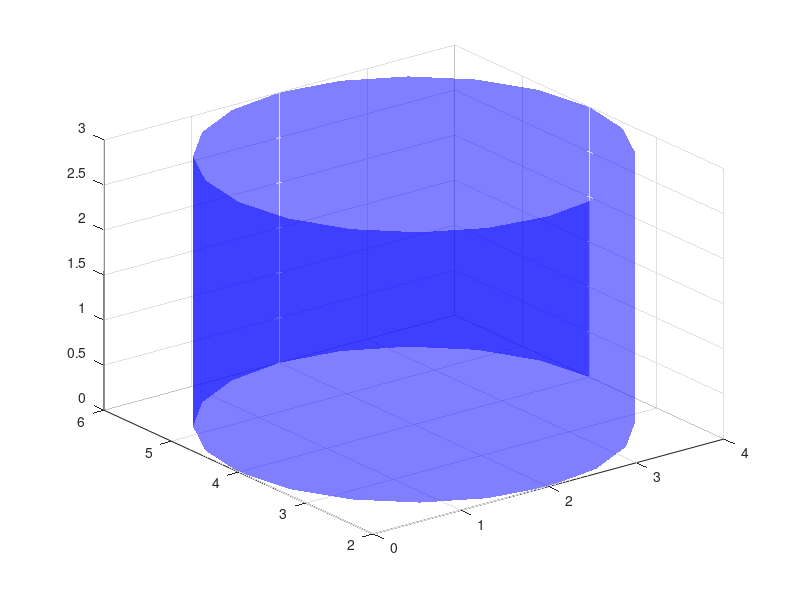

The MATLAB script that drew this image:
clc

r = 2;
h = 3;
x = 2;
y = 4;

[X, Y, Z] = cylinder([2, r]);
surf(X + x, Y + y, Z * h, 'facecolor', 'b', 'FaceAlpha', 0.5, 'Edgecolor', 'none')